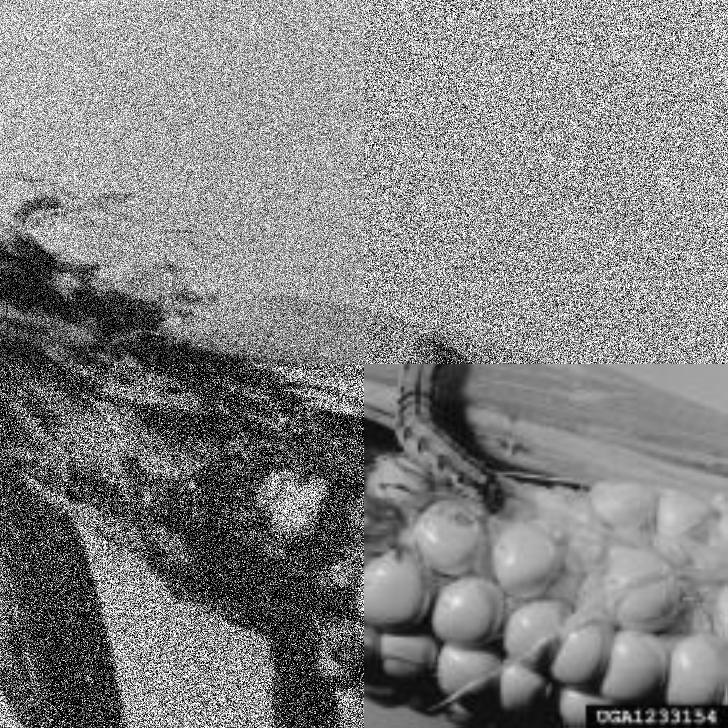
#> input picture imagens_ruido_gaussiano/hz_1233154-PPT.jpg, 728 x 728 px; its folder holds 4 pictures in this run
$ python calcular_metricas_mse_psnr.py
#> lines starting #> are read from the running program, lines starting #| are printed output that depends on the picture; pictures that were not available may be replaced by others from this repository, and a replacement may not be noted
#> further down, imagem_ruido_gaussiano is the input picture: shape (728, 728); min 0, max 255, mean 130.3
from skimage.io import imread
from skimage.metrics import mean_squared_error as mse
from skimage.metrics import peak_signal_noise_ratio as psnr
import os
import shutil
import codecs

def calcular_mse(img1, img2):
    return round(mse(img1, img2), 2)


def calcular_psnr(img1, img2):
    return round(psnr(img1, img2), 2)


def salvar_arquivo(diretorio_arquivo, nome_arquivo, conteudo_arquivo):
    arquivo_mse = codecs.open(diretorio_arquivo + nome_arquivo, 'w', 'utf-8')
    arquivo_mse.write(conteudo_arquivo)
    arquivo_mse.close()


def montar_arquivo(imagem_original, imagem_ruidosa, imagem_filtrada, conteudo_psnr, conteudo_mse):
    linha, coluna = imagem_ruidosa.shape
#> linha = 728; coluna = 728
    q1_ruidoso = imagem_ruidosa[:int(linha / 2), :int(coluna / 2)]  # QUADRANTE 1
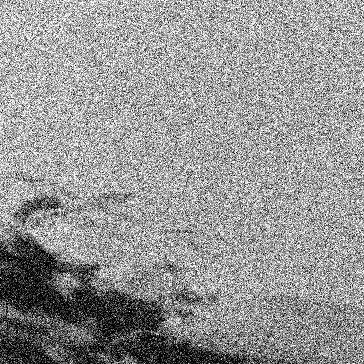
#> q1_ruidoso: shape (364, 364); min 0, max 255, mean 150.1
    q2_ruidoso = imagem_ruidosa[:int(linha / 2), int(coluna / 2):]  # QUADRANTE 2
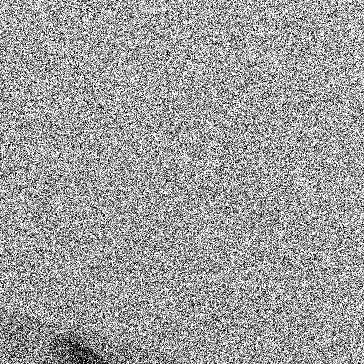
#> q2_ruidoso: shape (364, 364); min 0, max 255, mean 158.1
    q3_ruidoso = imagem_ruidosa[int(linha / 2):, int(coluna / 2):]  # QUADRANTE 3
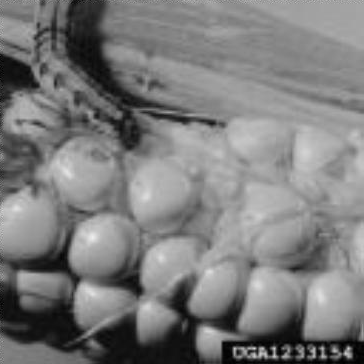
#> q3_ruidoso: shape (364, 364); min 0, max 238, mean 124
    q4_ruidoso = imagem_ruidosa[int(linha / 2):, :int(coluna / 2)]  # QUADRANTE 4
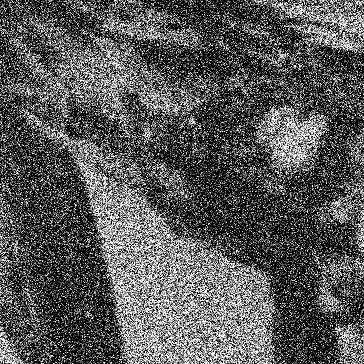
#> q4_ruidoso: shape (364, 364); min 0, max 255, mean 89.1

    q1_filtrado = imagem_filtrada[:int(linha / 2), :int(coluna / 2)]  # QUADRANTE 1
    q2_filtrado = imagem_filtrada[:int(linha / 2), int(coluna / 2):]  # QUADRANTE 2
    q3_filtrado = imagem_filtrada[int(linha / 2):, int(coluna / 2):]  # QUADRANTE 3
    q4_filtrado = imagem_filtrada[int(linha / 2):, :int(coluna / 2)]  # QUADRANTE 4

    q1_original = imagem_original[:int(linha / 2), :int(coluna / 2)]  # QUADRANTE 1
    q2_original = imagem_original[:int(linha / 2), int(coluna / 2):]  # QUADRANTE 2
    q3_original = imagem_original[int(linha / 2):, int(coluna / 2):]  # QUADRANTE 3
    q4_original = imagem_original[int(linha / 2):, :int(coluna / 2)]  # QUADRANTE 4

    # CALCULAR MSE
    q1_mse = calcular_mse(q1_original, q1_filtrado)
#> q1_mse = 0
    q2_mse = calcular_mse(q2_original, q2_filtrado)
#> q2_mse = 0
    q3_mse = calcular_mse(q3_original, q3_filtrado)
#> q3_mse = 0
    q4_mse = calcular_mse(q4_original, q4_filtrado)
#> q4_mse = 0

    # CALCULAR PSNR
    q1_psnr = calcular_psnr(q1_original, q1_filtrado)
#> q1_psnr = inf
    q2_psnr = calcular_psnr(q2_original, q2_filtrado)
#> q2_psnr = inf
    q3_psnr = calcular_psnr(q3_original, q3_filtrado)
#> q3_psnr = inf
    q4_psnr = calcular_psnr(q4_original, q4_filtrado)
#> q4_psnr = inf

    conteudo_mse += nome_imagem + ';' + str(q1_mse) + ';' + str(q2_mse) + ';' + str(q3_mse) + ';' + str(q4_mse)
    conteudo_mse += '\n'

    conteudo_psnr += nome_imagem + ';' + str(q1_psnr) + ';' + str(q2_psnr) + ';' + str(q3_psnr) + ';' + str(q4_psnr)
    conteudo_psnr += '\n'

    return conteudo_psnr, conteudo_mse


lista_corte = (0.05, 0.07, 0.10, 0.13, 0.15)
caminho_imagem_original = './banco_imagens/'
caminho_imagem_ruido_gaussiano = './imagens_ruido_gaussiano/'
caminho_imagem_ruido_impulsivo = './imagens_ruido_impulsivo/'
lista_caminho_imagem_filtrada = ([['./imagens_filtro_passa_alta/ruido_gaussiano',
                                   './imagens_filtro_passa_alta/ruido_impulsivo'], '_alta_'],
                                 [['./imagens_filtro_passa_baixa/ruido_gaussiano',
                                   './imagens_filtro_passa_baixa/ruido_impulsivo'], '_baixa_'])

dir_metricas = './metricas/'
shutil.rmtree(dir_metricas, ignore_errors=True)
os.mkdir(dir_metricas)
os.mkdir(dir_metricas + 'ruido_gaussiano/')
os.mkdir(dir_metricas + 'ruido_impulsivo/')
os.mkdir(dir_metricas + 'ruido_gaussiano/' + 'mse')
os.mkdir(dir_metricas + 'ruido_impulsivo/' + 'mse')
os.mkdir(dir_metricas + 'ruido_gaussiano/' + 'psnr')
os.mkdir(dir_metricas + 'ruido_impulsivo/' + 'psnr')


for caminho_imagem_filtrada in lista_caminho_imagem_filtrada:

    dir_imagem_filtro_gaussiano = caminho_imagem_filtrada[0][0]
    dir_imagem_filtro_impulsivo = caminho_imagem_filtrada[0][1]
    sulf_arquivo = caminho_imagem_filtrada[1]

    lista_porcentagem_corte = os.listdir(dir_imagem_filtro_gaussiano)
    for porncetagem_corte in lista_porcentagem_corte:


        cabecalho_arquivo = 'Imagem;Q1;Q2;Q3;Q4;\n'
        linha_arquivo_mse_gaussiano = cabecalho_arquivo + ''
        linha_arquivo_psnr_gaussiano = cabecalho_arquivo + ''
        linha_arquivo_mse_impulsivo = cabecalho_arquivo + ''
        linha_arquivo_psnr_impulsivo = cabecalho_arquivo + ''
        nome_arquivo_mse = 'mse_filtro_passa'+ sulf_arquivo + str(porncetagem_corte) + '.txt'
        nome_arquivo_psnr = 'psnr_filtro_passa' + sulf_arquivo + str(porncetagem_corte) + '.txt'
        print('Criando arquivos' + nome_arquivo_mse + ', ' + nome_arquivo_psnr)


        lista_imagens_ruidosas = os.listdir(caminho_imagem_ruido_gaussiano)
        for nome_imagem in lista_imagens_ruidosas:
            imagem_ruido_gaussiano = imread(caminho_imagem_ruido_gaussiano + nome_imagem)
            imagem_ruido_impulsivo = imread(caminho_imagem_ruido_impulsivo + nome_imagem)

            imagem_filtro_gaussiano = imread(dir_imagem_filtro_gaussiano + '/' + str(porncetagem_corte) + '/' + nome_imagem)
            imagem_filtro_impulsivo = imread(dir_imagem_filtro_impulsivo + '/' + str(porncetagem_corte) + '/' + nome_imagem)
            imagem_original = imread(caminho_imagem_original + '/' + nome_imagem)


            linha_arquivo_psnr_gaussiano, linha_arquivo_mse_gaussiano = montar_arquivo(imagem_original,
                                                                                       imagem_ruido_gaussiano,
                                                                                       imagem_filtro_gaussiano,
                                                                                       linha_arquivo_psnr_gaussiano,
                                                                                       linha_arquivo_mse_gaussiano)


            linha_arquivo_psnr_impulsivo, linha_arquivo_mse_impulsivo = montar_arquivo(imagem_original,
                                                                                       imagem_ruido_impulsivo,
                                                                                       imagem_filtro_impulsivo,
                                                                                       linha_arquivo_psnr_impulsivo,
                                                                                       linha_arquivo_mse_impulsivo)

        salvar_arquivo(dir_metricas + 'ruido_gaussiano/' + 'psnr/', nome_arquivo_psnr, linha_arquivo_psnr_gaussiano)
        salvar_arquivo(dir_metricas + 'ruido_gaussiano/' + 'mse/', nome_arquivo_mse, linha_arquivo_mse_gaussiano)

        salvar_arquivo(dir_metricas + 'ruido_impulsivo/' + 'psnr/', nome_arquivo_psnr, linha_arquivo_psnr_impulsivo)
        salvar_arquivo(dir_metricas + 'ruido_impulsivo/' + 'mse/', nome_arquivo_mse, linha_arquivo_mse_impulsivo)

print('FIM CALCULAR MÉTRICAS MSE & PSNR')
